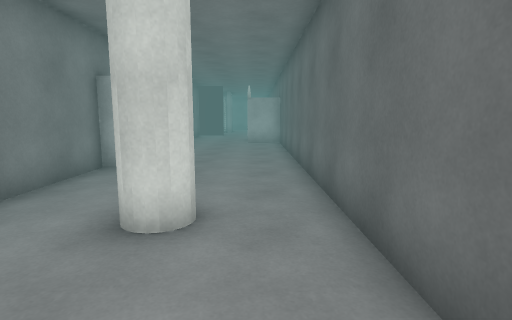
View 1 (above)

12 first-person views from a walk through a Unity game level. The camera is 1.4 m above the floor, tilts 8° down and sees 80° across. The floor is counted in squares, 1 m on a side. Each view is taken from the middle of a square. On the plan, view 1 faces up. The plan holds only what a view shows up to about 14 squares ahead; the rest is blank. The place goes on beyond the plan. The player character is not drawn. Surface patterns are stand-ins for the level's own textures.

View 2
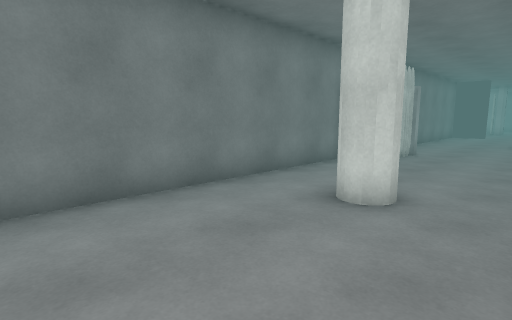

View 3
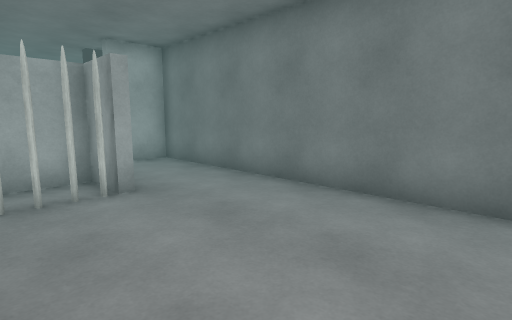

View 4
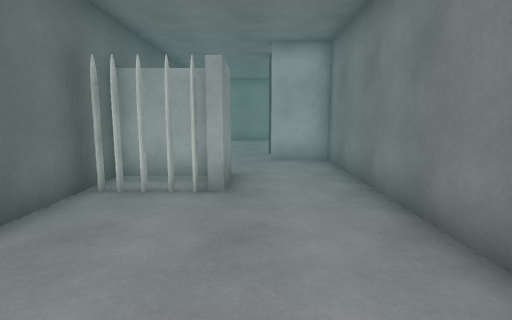

View 5
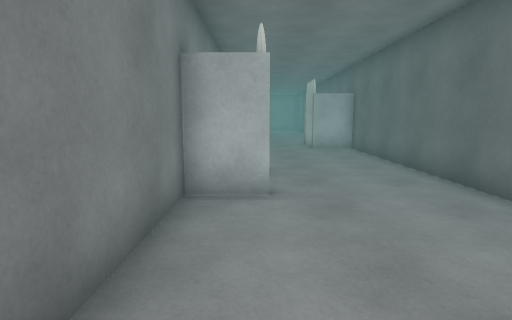

View 6
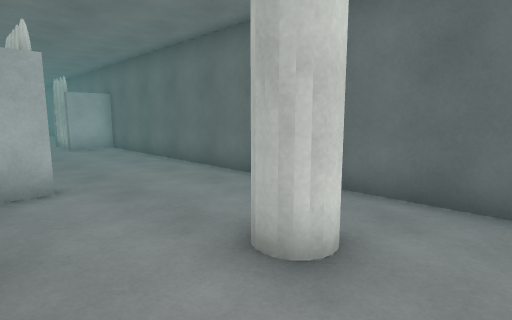

View 7
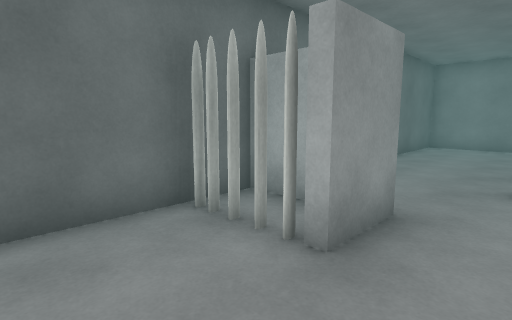

View 8
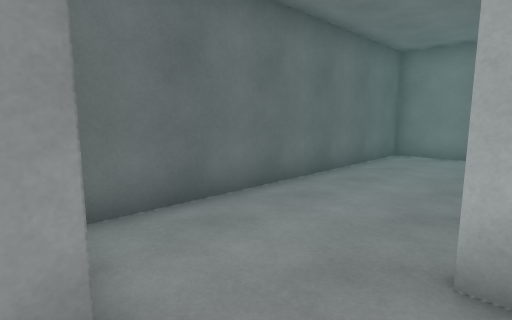

View 9
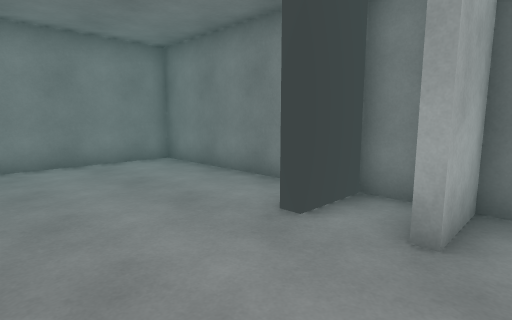

View 10
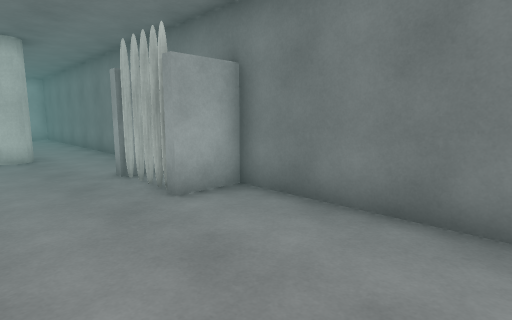

View 11
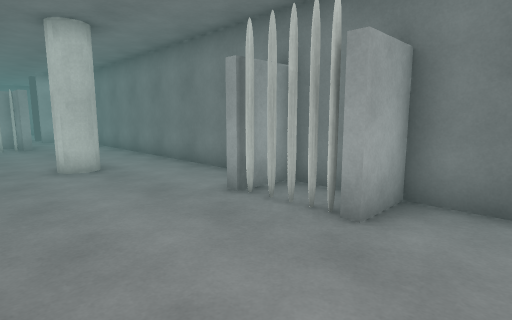

View 12
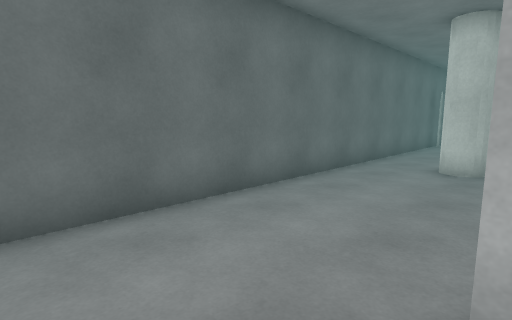

### Floor plan
Points are (right, up) in squares from view 1. A wall is a line through its corners. A room is listed if a view was taken in it or the views show most of it. See-through windows are left out.
Room 1 (views 1, 2, 3, 4, 5, 6, 7, 8, 10, 11, 12)
walls: (-2.8, 8.4) (-4.3, 8.4) (-4.3, -6.8) (-2.5, -6.8); (-4.3, 15.8) (-4.3, 11.2) (-2.8, 11.2); (-1.4, -4.5) (-1.4, -2.7) (-1.1, -2.7); (1.3, -4.1) (1.3, 16.5)
ways out: opening at (-2, -6) to room 2
objects: other object (-2, 4) to (-1, 4)
Room 2 (view 9)
walls: (-4.3, -10.5) (-4.3, -15.6) (1.3, -15.6) (1.3, -5.1); (-4.3, -7.6) (-4.3, -8.6) (-3.9, -8.6)
ways out: opening at (-2, -6) to room 1

Positions as (right, up) in squares from view 1, and headings:
1: (0, 0), facing up
2: (1, -1), facing up-left
3: (1, 3), facing down-left
4: (-2, 3), facing down
5: (-3, 3), facing up
6: (-4, 2), facing up-right
7: (-3, 0), facing down-right
8: (-3, -4), facing down-right
9: (1, -6), facing down-left
10: (0, 16), facing down-left
11: (1, 13), facing down-left
12: (-3, 13), facing down-right
